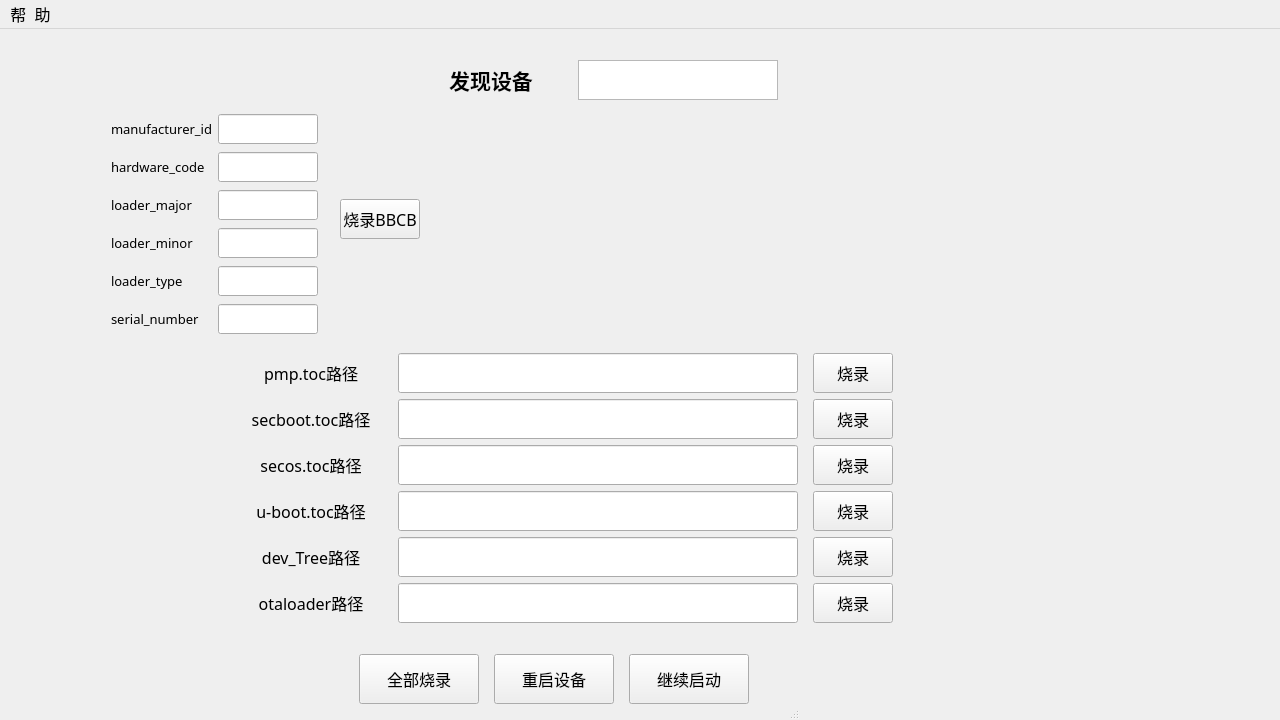
<?xml version="1.0" encoding="UTF-8"?>
<ui version="4.0">
 <class>MainWindow</class>
 <widget class="QMainWindow" name="MainWindow">
  <property name="geometry">
   <rect>
    <x>0</x>
    <y>0</y>
    <width>1280</width>
    <height>720</height>
   </rect>
  </property>
  <property name="minimumSize">
   <size>
    <width>1280</width>
    <height>720</height>
   </size>
  </property>
  <property name="maximumSize">
   <size>
    <width>1280</width>
    <height>720</height>
   </size>
  </property>
  <property name="font">
   <font>
    <family>微软雅黑 Light</family>
    <pointsize>12</pointsize>
    <weight>50</weight>
    <bold>false</bold>
    <underline>false</underline>
   </font>
  </property>
  <property name="windowTitle">
   <string>ZX2000烧录工具</string>
  </property>
  <property name="autoFillBackground">
   <bool>false</bool>
  </property>
  <property name="iconSize">
   <size>
    <width>30</width>
    <height>30</height>
   </size>
  </property>
  <widget class="QWidget" name="centralwidget">
   <widget class="QWidget" name="layoutWidget">
    <property name="geometry">
     <rect>
      <x>410</x>
      <y>30</y>
      <width>368</width>
      <height>42</height>
     </rect>
    </property>
    <layout class="QHBoxLayout" name="horizontalLayout_3">
     <item alignment="Qt::AlignHCenter">
      <widget class="QLabel" name="label_device_id">
       <property name="minimumSize">
        <size>
         <width>160</width>
         <height>40</height>
        </size>
       </property>
       <property name="maximumSize">
        <size>
         <width>160</width>
         <height>40</height>
        </size>
       </property>
       <property name="font">
        <font>
         <family>微软雅黑 Light</family>
         <pointsize>16</pointsize>
         <weight>75</weight>
         <bold>true</bold>
         <underline>false</underline>
        </font>
       </property>
       <property name="text">
        <string>发现设备</string>
       </property>
       <property name="alignment">
        <set>Qt::AlignCenter</set>
       </property>
       <property name="wordWrap">
        <bool>false</bool>
       </property>
      </widget>
     </item>
     <item>
      <widget class="QTextBrowser" name="textBrowser_device_id">
       <property name="minimumSize">
        <size>
         <width>200</width>
         <height>40</height>
        </size>
       </property>
       <property name="maximumSize">
        <size>
         <width>200</width>
         <height>40</height>
        </size>
       </property>
      </widget>
     </item>
    </layout>
   </widget>
   <widget class="QWidget" name="layoutWidget">
    <property name="geometry">
     <rect>
      <x>350</x>
      <y>620</y>
      <width>411</width>
      <height>61</height>
     </rect>
    </property>
    <layout class="QHBoxLayout" name="horizontalLayout_2">
     <item>
      <widget class="QPushButton" name="button_flash_all">
       <property name="minimumSize">
        <size>
         <width>80</width>
         <height>50</height>
        </size>
       </property>
       <property name="maximumSize">
        <size>
         <width>120</width>
         <height>50</height>
        </size>
       </property>
       <property name="font">
        <font>
         <family>微软雅黑 Light</family>
         <pointsize>12</pointsize>
        </font>
       </property>
       <property name="text">
        <string>全部烧录</string>
       </property>
       <property name="autoDefault">
        <bool>false</bool>
       </property>
       <property name="default">
        <bool>false</bool>
       </property>
       <property name="flat">
        <bool>false</bool>
       </property>
      </widget>
     </item>
     <item>
      <widget class="QPushButton" name="button_reboot">
       <property name="minimumSize">
        <size>
         <width>80</width>
         <height>50</height>
        </size>
       </property>
       <property name="maximumSize">
        <size>
         <width>120</width>
         <height>50</height>
        </size>
       </property>
       <property name="font">
        <font>
         <family>微软雅黑 Light</family>
         <pointsize>12</pointsize>
        </font>
       </property>
       <property name="text">
        <string>重启设备</string>
       </property>
      </widget>
     </item>
     <item>
      <widget class="QPushButton" name="button_continue">
       <property name="minimumSize">
        <size>
         <width>80</width>
         <height>50</height>
        </size>
       </property>
       <property name="maximumSize">
        <size>
         <width>120</width>
         <height>50</height>
        </size>
       </property>
       <property name="text">
        <string>继续启动</string>
       </property>
      </widget>
     </item>
    </layout>
   </widget>
   <widget class="QPushButton" name="button_flash_bbcb">
    <property name="geometry">
     <rect>
      <x>340</x>
      <y>170</y>
      <width>80</width>
      <height>40</height>
     </rect>
    </property>
    <property name="minimumSize">
     <size>
      <width>80</width>
      <height>40</height>
     </size>
    </property>
    <property name="maximumSize">
     <size>
      <width>80</width>
      <height>40</height>
     </size>
    </property>
    <property name="font">
     <font>
      <family>微软雅黑 Light</family>
      <pointsize>12</pointsize>
     </font>
    </property>
    <property name="text">
     <string>烧录BBCB</string>
    </property>
   </widget>
   <widget class="QWidget" name="layoutWidget">
    <property name="geometry">
     <rect>
      <x>110</x>
      <y>83</y>
      <width>211</width>
      <height>224</height>
     </rect>
    </property>
    <layout class="QVBoxLayout" name="verticalLayout_4">
     <item>
      <layout class="QHBoxLayout" name="horizontalLayout_17">
       <item>
        <widget class="QLabel" name="label_manu_id">
         <property name="minimumSize">
          <size>
           <width>100</width>
           <height>30</height>
          </size>
         </property>
         <property name="maximumSize">
          <size>
           <width>100</width>
           <height>30</height>
          </size>
         </property>
         <property name="font">
          <font>
           <pointsize>10</pointsize>
          </font>
         </property>
         <property name="text">
          <string>manufacturer_id</string>
         </property>
        </widget>
       </item>
       <item>
        <widget class="QLineEdit" name="lineEdit_manu_id">
         <property name="minimumSize">
          <size>
           <width>100</width>
           <height>30</height>
          </size>
         </property>
         <property name="maximumSize">
          <size>
           <width>100</width>
           <height>30</height>
          </size>
         </property>
         <property name="text">
          <string/>
         </property>
        </widget>
       </item>
      </layout>
     </item>
     <item>
      <layout class="QHBoxLayout" name="horizontalLayout_16">
       <item>
        <widget class="QLabel" name="label_hd_code">
         <property name="minimumSize">
          <size>
           <width>100</width>
           <height>30</height>
          </size>
         </property>
         <property name="maximumSize">
          <size>
           <width>100</width>
           <height>30</height>
          </size>
         </property>
         <property name="font">
          <font>
           <pointsize>10</pointsize>
          </font>
         </property>
         <property name="text">
          <string>hardware_code</string>
         </property>
        </widget>
       </item>
       <item>
        <widget class="QLineEdit" name="lineEdit_hd_code">
         <property name="minimumSize">
          <size>
           <width>100</width>
           <height>30</height>
          </size>
         </property>
         <property name="maximumSize">
          <size>
           <width>100</width>
           <height>30</height>
          </size>
         </property>
         <property name="text">
          <string/>
         </property>
        </widget>
       </item>
      </layout>
     </item>
     <item>
      <layout class="QHBoxLayout" name="horizontalLayout_15">
       <item>
        <widget class="QLabel" name="label_loader_major">
         <property name="minimumSize">
          <size>
           <width>100</width>
           <height>30</height>
          </size>
         </property>
         <property name="maximumSize">
          <size>
           <width>100</width>
           <height>30</height>
          </size>
         </property>
         <property name="font">
          <font>
           <pointsize>10</pointsize>
          </font>
         </property>
         <property name="text">
          <string>loader_major</string>
         </property>
        </widget>
       </item>
       <item>
        <widget class="QLineEdit" name="lineEdit_loader_major">
         <property name="minimumSize">
          <size>
           <width>100</width>
           <height>30</height>
          </size>
         </property>
         <property name="maximumSize">
          <size>
           <width>100</width>
           <height>30</height>
          </size>
         </property>
         <property name="text">
          <string/>
         </property>
        </widget>
       </item>
      </layout>
     </item>
     <item>
      <layout class="QHBoxLayout" name="horizontalLayout_14">
       <item>
        <widget class="QLabel" name="label_loader_minor">
         <property name="minimumSize">
          <size>
           <width>100</width>
           <height>30</height>
          </size>
         </property>
         <property name="maximumSize">
          <size>
           <width>100</width>
           <height>30</height>
          </size>
         </property>
         <property name="font">
          <font>
           <pointsize>10</pointsize>
          </font>
         </property>
         <property name="text">
          <string>loader_minor</string>
         </property>
        </widget>
       </item>
       <item>
        <widget class="QLineEdit" name="lineEdit_loader_minor">
         <property name="minimumSize">
          <size>
           <width>100</width>
           <height>30</height>
          </size>
         </property>
         <property name="maximumSize">
          <size>
           <width>100</width>
           <height>30</height>
          </size>
         </property>
         <property name="text">
          <string/>
         </property>
        </widget>
       </item>
      </layout>
     </item>
     <item>
      <layout class="QHBoxLayout" name="horizontalLayout_5">
       <item>
        <widget class="QLabel" name="label_loader_type">
         <property name="minimumSize">
          <size>
           <width>100</width>
           <height>30</height>
          </size>
         </property>
         <property name="maximumSize">
          <size>
           <width>100</width>
           <height>30</height>
          </size>
         </property>
         <property name="font">
          <font>
           <pointsize>10</pointsize>
          </font>
         </property>
         <property name="text">
          <string>loader_type</string>
         </property>
        </widget>
       </item>
       <item>
        <widget class="QLineEdit" name="lineEdit_loader_type">
         <property name="minimumSize">
          <size>
           <width>100</width>
           <height>30</height>
          </size>
         </property>
         <property name="maximumSize">
          <size>
           <width>100</width>
           <height>30</height>
          </size>
         </property>
         <property name="text">
          <string/>
         </property>
        </widget>
       </item>
      </layout>
     </item>
     <item>
      <layout class="QHBoxLayout" name="horizontalLayout_13">
       <item>
        <widget class="QLabel" name="label_serial_number">
         <property name="minimumSize">
          <size>
           <width>100</width>
           <height>30</height>
          </size>
         </property>
         <property name="maximumSize">
          <size>
           <width>100</width>
           <height>30</height>
          </size>
         </property>
         <property name="font">
          <font>
           <pointsize>10</pointsize>
          </font>
         </property>
         <property name="text">
          <string>serial_number</string>
         </property>
        </widget>
       </item>
       <item>
        <widget class="QLineEdit" name="lineEdit_serial_number">
         <property name="minimumSize">
          <size>
           <width>100</width>
           <height>30</height>
          </size>
         </property>
         <property name="maximumSize">
          <size>
           <width>100</width>
           <height>30</height>
          </size>
         </property>
         <property name="text">
          <string/>
         </property>
        </widget>
       </item>
      </layout>
     </item>
    </layout>
   </widget>
   <widget class="QWidget" name="">
    <property name="geometry">
     <rect>
      <x>230</x>
      <y>324</y>
      <width>667</width>
      <height>274</height>
     </rect>
    </property>
    <layout class="QHBoxLayout" name="horizontalLayout">
     <item>
      <layout class="QVBoxLayout" name="verticalLayout_3">
       <item>
        <widget class="QLabel" name="label_pmp">
         <property name="minimumSize">
          <size>
           <width>160</width>
           <height>40</height>
          </size>
         </property>
         <property name="maximumSize">
          <size>
           <width>160</width>
           <height>40</height>
          </size>
         </property>
         <property name="font">
          <font>
           <family>微软雅黑 Light</family>
           <pointsize>12</pointsize>
           <weight>50</weight>
           <bold>false</bold>
          </font>
         </property>
         <property name="text">
          <string>pmp.toc路径</string>
         </property>
         <property name="alignment">
          <set>Qt::AlignCenter</set>
         </property>
         <property name="wordWrap">
          <bool>false</bool>
         </property>
        </widget>
       </item>
       <item>
        <widget class="QLabel" name="label_secboot">
         <property name="minimumSize">
          <size>
           <width>160</width>
           <height>40</height>
          </size>
         </property>
         <property name="maximumSize">
          <size>
           <width>160</width>
           <height>40</height>
          </size>
         </property>
         <property name="font">
          <font>
           <family>微软雅黑 Light</family>
           <pointsize>12</pointsize>
           <weight>50</weight>
           <bold>false</bold>
          </font>
         </property>
         <property name="text">
          <string>secboot.toc路径</string>
         </property>
         <property name="alignment">
          <set>Qt::AlignCenter</set>
         </property>
         <property name="wordWrap">
          <bool>false</bool>
         </property>
        </widget>
       </item>
       <item>
        <widget class="QLabel" name="label_secos">
         <property name="minimumSize">
          <size>
           <width>160</width>
           <height>40</height>
          </size>
         </property>
         <property name="maximumSize">
          <size>
           <width>160</width>
           <height>40</height>
          </size>
         </property>
         <property name="font">
          <font>
           <family>微软雅黑 Light</family>
           <pointsize>12</pointsize>
           <weight>50</weight>
           <bold>false</bold>
          </font>
         </property>
         <property name="text">
          <string>secos.toc路径</string>
         </property>
         <property name="alignment">
          <set>Qt::AlignCenter</set>
         </property>
         <property name="wordWrap">
          <bool>false</bool>
         </property>
        </widget>
       </item>
       <item>
        <widget class="QLabel" name="label_uboot">
         <property name="minimumSize">
          <size>
           <width>160</width>
           <height>40</height>
          </size>
         </property>
         <property name="maximumSize">
          <size>
           <width>160</width>
           <height>40</height>
          </size>
         </property>
         <property name="font">
          <font>
           <family>微软雅黑 Light</family>
           <pointsize>12</pointsize>
           <weight>50</weight>
           <bold>false</bold>
          </font>
         </property>
         <property name="text">
          <string>u-boot.toc路径</string>
         </property>
         <property name="alignment">
          <set>Qt::AlignCenter</set>
         </property>
         <property name="wordWrap">
          <bool>false</bool>
         </property>
        </widget>
       </item>
       <item>
        <widget class="QLabel" name="label_dev_tree">
         <property name="minimumSize">
          <size>
           <width>160</width>
           <height>40</height>
          </size>
         </property>
         <property name="maximumSize">
          <size>
           <width>160</width>
           <height>40</height>
          </size>
         </property>
         <property name="font">
          <font>
           <family>微软雅黑 Light</family>
           <pointsize>12</pointsize>
           <weight>50</weight>
           <bold>false</bold>
          </font>
         </property>
         <property name="text">
          <string>dev_Tree路径</string>
         </property>
         <property name="alignment">
          <set>Qt::AlignCenter</set>
         </property>
         <property name="wordWrap">
          <bool>false</bool>
         </property>
        </widget>
       </item>
       <item>
        <widget class="QLabel" name="label_otaloader">
         <property name="minimumSize">
          <size>
           <width>160</width>
           <height>40</height>
          </size>
         </property>
         <property name="maximumSize">
          <size>
           <width>160</width>
           <height>40</height>
          </size>
         </property>
         <property name="font">
          <font>
           <family>微软雅黑 Light</family>
           <pointsize>12</pointsize>
           <weight>50</weight>
           <bold>false</bold>
          </font>
         </property>
         <property name="text">
          <string>otaloader路径</string>
         </property>
         <property name="alignment">
          <set>Qt::AlignCenter</set>
         </property>
         <property name="wordWrap">
          <bool>false</bool>
         </property>
        </widget>
       </item>
      </layout>
     </item>
     <item>
      <layout class="QVBoxLayout" name="verticalLayout_2">
       <item>
        <widget class="QLineEdit" name="lineEdit_pmp">
         <property name="minimumSize">
          <size>
           <width>400</width>
           <height>40</height>
          </size>
         </property>
         <property name="maximumSize">
          <size>
           <width>400</width>
           <height>40</height>
          </size>
         </property>
         <property name="font">
          <font>
           <pointsize>12</pointsize>
          </font>
         </property>
         <property name="text">
          <string/>
         </property>
        </widget>
       </item>
       <item>
        <widget class="QLineEdit" name="lineEdit_secboot">
         <property name="minimumSize">
          <size>
           <width>400</width>
           <height>40</height>
          </size>
         </property>
         <property name="maximumSize">
          <size>
           <width>400</width>
           <height>40</height>
          </size>
         </property>
         <property name="font">
          <font>
           <pointsize>12</pointsize>
          </font>
         </property>
        </widget>
       </item>
       <item>
        <widget class="QLineEdit" name="lineEdit_secos">
         <property name="minimumSize">
          <size>
           <width>400</width>
           <height>40</height>
          </size>
         </property>
         <property name="maximumSize">
          <size>
           <width>400</width>
           <height>40</height>
          </size>
         </property>
         <property name="font">
          <font>
           <pointsize>12</pointsize>
          </font>
         </property>
        </widget>
       </item>
       <item>
        <widget class="QLineEdit" name="lineEdit_uboot">
         <property name="minimumSize">
          <size>
           <width>400</width>
           <height>40</height>
          </size>
         </property>
         <property name="maximumSize">
          <size>
           <width>400</width>
           <height>40</height>
          </size>
         </property>
         <property name="font">
          <font>
           <pointsize>12</pointsize>
          </font>
         </property>
        </widget>
       </item>
       <item>
        <widget class="QLineEdit" name="lineEdit_dev_tree">
         <property name="minimumSize">
          <size>
           <width>400</width>
           <height>40</height>
          </size>
         </property>
         <property name="maximumSize">
          <size>
           <width>400</width>
           <height>40</height>
          </size>
         </property>
         <property name="font">
          <font>
           <pointsize>12</pointsize>
          </font>
         </property>
        </widget>
       </item>
       <item>
        <widget class="QLineEdit" name="lineEdit_otaloader">
         <property name="minimumSize">
          <size>
           <width>400</width>
           <height>40</height>
          </size>
         </property>
         <property name="maximumSize">
          <size>
           <width>400</width>
           <height>40</height>
          </size>
         </property>
         <property name="font">
          <font>
           <pointsize>12</pointsize>
          </font>
         </property>
        </widget>
       </item>
      </layout>
     </item>
     <item>
      <layout class="QVBoxLayout" name="verticalLayout">
       <property name="leftMargin">
        <number>8</number>
       </property>
       <item>
        <widget class="QPushButton" name="button_burn_pmp">
         <property name="minimumSize">
          <size>
           <width>80</width>
           <height>40</height>
          </size>
         </property>
         <property name="maximumSize">
          <size>
           <width>80</width>
           <height>40</height>
          </size>
         </property>
         <property name="font">
          <font>
           <family>微软雅黑 Light</family>
           <pointsize>12</pointsize>
          </font>
         </property>
         <property name="text">
          <string>烧录</string>
         </property>
        </widget>
       </item>
       <item>
        <widget class="QPushButton" name="button_burn_secboot">
         <property name="minimumSize">
          <size>
           <width>80</width>
           <height>40</height>
          </size>
         </property>
         <property name="maximumSize">
          <size>
           <width>80</width>
           <height>40</height>
          </size>
         </property>
         <property name="font">
          <font>
           <family>微软雅黑 Light</family>
           <pointsize>12</pointsize>
          </font>
         </property>
         <property name="text">
          <string>烧录</string>
         </property>
        </widget>
       </item>
       <item>
        <widget class="QPushButton" name="button_burn_secos">
         <property name="minimumSize">
          <size>
           <width>80</width>
           <height>40</height>
          </size>
         </property>
         <property name="maximumSize">
          <size>
           <width>80</width>
           <height>40</height>
          </size>
         </property>
         <property name="font">
          <font>
           <family>微软雅黑 Light</family>
           <pointsize>12</pointsize>
          </font>
         </property>
         <property name="text">
          <string>烧录</string>
         </property>
        </widget>
       </item>
       <item>
        <widget class="QPushButton" name="button_burn_uboot">
         <property name="minimumSize">
          <size>
           <width>80</width>
           <height>40</height>
          </size>
         </property>
         <property name="maximumSize">
          <size>
           <width>80</width>
           <height>40</height>
          </size>
         </property>
         <property name="font">
          <font>
           <family>微软雅黑 Light</family>
           <pointsize>12</pointsize>
          </font>
         </property>
         <property name="text">
          <string>烧录</string>
         </property>
        </widget>
       </item>
       <item>
        <widget class="QPushButton" name="button_burn_devtree">
         <property name="minimumSize">
          <size>
           <width>80</width>
           <height>40</height>
          </size>
         </property>
         <property name="maximumSize">
          <size>
           <width>80</width>
           <height>40</height>
          </size>
         </property>
         <property name="font">
          <font>
           <family>微软雅黑 Light</family>
           <pointsize>12</pointsize>
          </font>
         </property>
         <property name="text">
          <string>烧录</string>
         </property>
        </widget>
       </item>
       <item>
        <widget class="QPushButton" name="button_burn_otaloader">
         <property name="minimumSize">
          <size>
           <width>80</width>
           <height>40</height>
          </size>
         </property>
         <property name="maximumSize">
          <size>
           <width>80</width>
           <height>40</height>
          </size>
         </property>
         <property name="font">
          <font>
           <family>微软雅黑 Light</family>
           <pointsize>12</pointsize>
          </font>
         </property>
         <property name="text">
          <string>烧录</string>
         </property>
        </widget>
       </item>
      </layout>
     </item>
    </layout>
   </widget>
  </widget>
  <widget class="QStatusBar" name="statusbar">
   <property name="minimumSize">
    <size>
     <width>800</width>
     <height>10</height>
    </size>
   </property>
   <property name="maximumSize">
    <size>
     <width>800</width>
     <height>10</height>
    </size>
   </property>
  </widget>
  <widget class="QMenuBar" name="menuBar">
   <property name="geometry">
    <rect>
     <x>0</x>
     <y>0</y>
     <width>1280</width>
     <height>27</height>
    </rect>
   </property>
   <property name="font">
    <font>
     <pointsize>12</pointsize>
    </font>
   </property>
   <widget class="QMenu" name="menu">
    <property name="minimumSize">
     <size>
      <width>60</width>
      <height>25</height>
     </size>
    </property>
    <property name="font">
     <font>
      <pointsize>12</pointsize>
     </font>
    </property>
    <property name="title">
     <string>帮  助</string>
    </property>
    <addaction name="action_howto"/>
    <addaction name="separator"/>
    <addaction name="action_about"/>
   </widget>
   <addaction name="menu"/>
  </widget>
  <action name="action_howto">
   <property name="icon">
    <iconset>
     <activeoff>:/icon/howto.png</activeoff>
     <activeon>:/icon/howto.png</activeon>
    </iconset>
   </property>
   <property name="text">
    <string>使用手册</string>
   </property>
   <property name="font">
    <font>
     <family>微软雅黑 Light</family>
     <pointsize>12</pointsize>
    </font>
   </property>
  </action>
  <action name="action_about">
   <property name="icon">
    <iconset>
     <activeoff>:/icon/qt.png</activeoff>
     <activeon>:/icon/qt.png</activeon>
    </iconset>
   </property>
   <property name="text">
    <string>关  于</string>
   </property>
   <property name="font">
    <font>
     <family>微软雅黑 Light</family>
     <pointsize>12</pointsize>
    </font>
   </property>
  </action>
 </widget>
 <resources>
  <include location="E:/workshop/github/qtfastboot/fastboot.qrc"/>
 </resources>
 <connections>
  <connection>
   <sender>button_flash_all</sender>
   <signal>clicked()</signal>
   <receiver>MainWindow</receiver>
   <slot>lj_flash_all()</slot>
   <hints>
    <hint type="sourcelabel">
     <x>497</x>
     <y>622</y>
    </hint>
    <hint type="destinationlabel">
     <x>484</x>
     <y>546</y>
    </hint>
   </hints>
  </connection>
  <connection>
   <sender>button_flash_bbcb</sender>
   <signal>clicked()</signal>
   <receiver>MainWindow</receiver>
   <slot>lj_flash_boot()</slot>
   <hints>
    <hint type="sourcelabel">
     <x>446</x>
     <y>274</y>
    </hint>
    <hint type="destinationlabel">
     <x>449</x>
     <y>322</y>
    </hint>
   </hints>
  </connection>
 </connections>
 <slots>
  <signal>clicked()</signal>
  <slot>lj_erase_all()</slot>
  <slot>lj_flash_pmp()</slot>
  <slot>lj_flash_secboot()</slot>
  <slot>lj_flash_secos()</slot>
  <slot>lj_flash_uboot()</slot>
  <slot>lj_flash_all()</slot>
  <slot>lj_select_image_file()</slot>
 </slots>
</ui>
